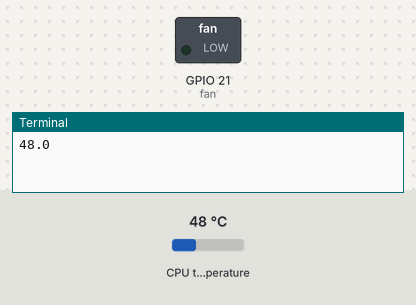
This program was run on a simulated Raspberry Pi (BCM pin numbers). Parts: switched loads named in the program (green lamp = pin HIGH), the last lines printed to the terminal. The inputs (shaded band) are chosen by the test bench; at power-on: CPU temperature 48 °C.

Above: at 1.2 s.
1.3 s: CPU temperature set to 59 °C
7.3 s: CPU temperature set to 62 °C
At 10.9 s:
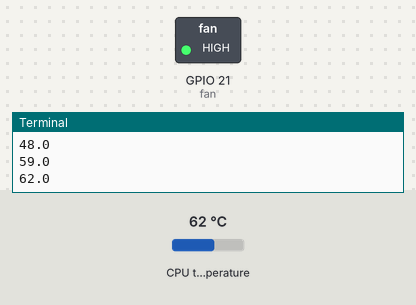
13.3 s: CPU temperature set to 56 °C
19.3 s: CPU temperature set to 53 °C
At 21.0 s:
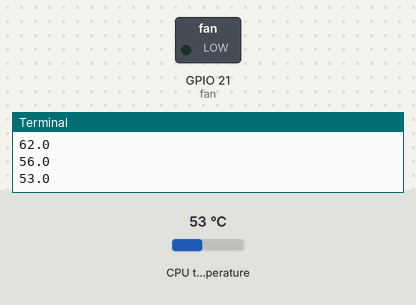
25.3 s: CPU temperature set to 71 °C
At 31.0 s:
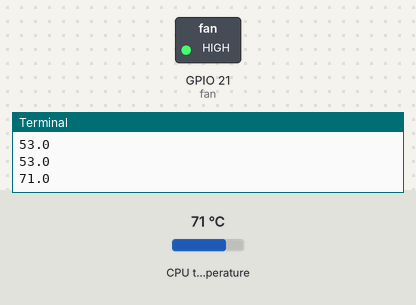
Timing chart, 0 to 32.5 s (numbered marks = the images above; inputs shaded):
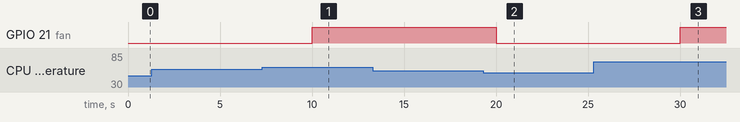

The program:

fan_control.py
```python
from gpiozero import DigitalOutputDevice
from time import sleep
import os

FILE_TEMP = '/sys/class/thermal/thermal_zone0/temp'

ON_TEMP = 60
OFF_TEMP = 55
GPIO_PIN = 21
POLLING_INTERVAL = 5


def check_temp():
    with open(FILE_TEMP) as f:
        temp = int(f.read())/1000
    print(temp)
    return temp

def fan_control():
    fan = DigitalOutputDevice(GPIO_PIN)

    while True:
        temp = check_temp()

        if temp > ON_TEMP:
            fan.on()
        elif temp < OFF_TEMP:
            fan.off()

        sleep(5)

if __name__ == '__main__':
    fan_control()
```

Measured:
- the behaviour switches between 60 and 61 °C on CPU temperature (found by bisection; images 0 and 1)
- the behaviour switches between 55 and 54 °C on CPU temperature (found by bisection; images 1 and 2)
- after the input at 7.3 s, GPIO 21 (fan): LOW → HIGH after 2.7 s
- after the input at 19.3 s, GPIO 21 (fan): HIGH → LOW after 0.70 s
- after the input at 25.3 s, GPIO 21 (fan): LOW → HIGH after 4.7 s
